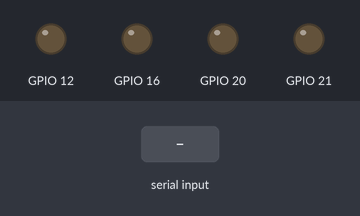
A program run on a simulated Raspberry Pi (BCM pin numbers). On the bench: output pins drawn as LEDs (lit = HIGH). Inputs (shaded band) come from the test bench.

Above: at 1.2 s.
1.3 s: "5\n" received over the second serial link
At 2.5 s:
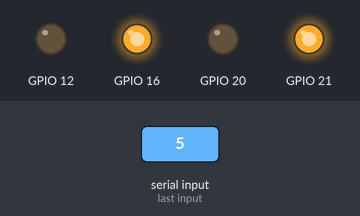
2.8 s: "90\n" received over the second serial link
At 3.6 s:
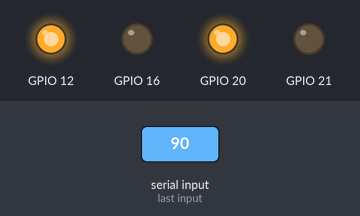
4.3 s: "200\n" received over the second serial link
At 5.5 s:
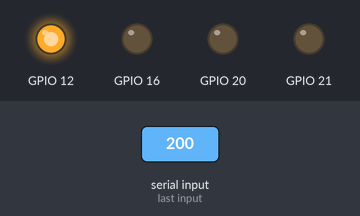
5.8 s: "1\n" received over the second serial link
At 7.0 s:
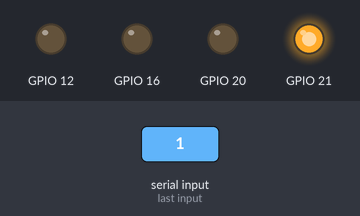
7.3 s: "0\n" received over the second serial link
At 8.0 s:
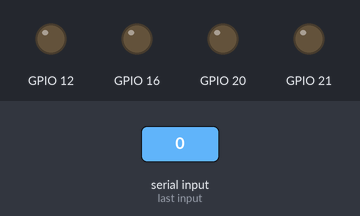
Timing chart, 0 to 9.8 s (numbered marks = the images above; inputs shaded):
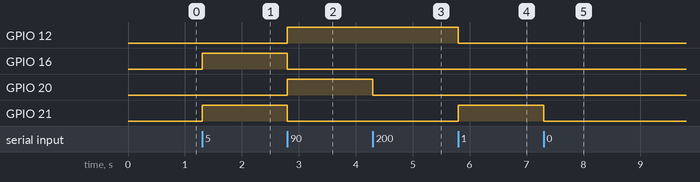

Measured:
- after the input at 1.3 s, GPIO 16, GPIO 21: LOW → HIGH at once
- after the input at 2.8 s, GPIO 12, GPIO 20: LOW → HIGH at once; GPIO 16, GPIO 21: HIGH → LOW at once
- after the input at 4.3 s, GPIO 20: HIGH → LOW at once
- after the input at 5.8 s, GPIO 12: HIGH → LOW at once; GPIO 21: LOW → HIGH at once
- after the input at 7.3 s, GPIO 21: HIGH → LOW at once

The program:

rasppi.py
```python
from pylib.gpio_to_led_mapper import GpioToLedMapper

ARDUINO_NAME = "/dev/ttyACM0"
LEDS = [21, 20, 16, 12]

led_mapper = GpioToLedMapper(*LEDS, transmitterName=ARDUINO_NAME)

while True:
    led_mapper.updateLeds()
```

gpio_to_led_mapper.py
```python
from .receiver import Receiver
from gpiozero import LED

MAX_LEDS = 8

def getDataAsInt(data):
    dec_val = int(data)
    return dec_val

class GpioToLedMapper:
    def __init__(self, *leds, transmitterName, baudrate=9600, timeout=1):
        """
        Initializes a GpioToLedMapper object used to map GPIO pins on the raspberry pi
        to LEDs. This class also handles updating the LED configuration when it is changed.

        Arguments
        ---------
        *leds
            This variadic argument accepts integers that represent the GPIO pins that are
            being mapped to LEDs. Visit https://pinout.xyz/# to learn about the GPIO pinouts.
            The LSB of the data received by this object represents the status (0 - off, 1- on)
            of the first GPIO pin passed in this argument, and the MSB for the last argument.

            Note: A maximum of 8 GPIO pins can be mapped using this class. Any pins exceeding
                  the maximum allowable threshold are discarded.

        str : transmitterName
            The name of the USB communication device that acts as the transmitter.

        int : baudrate (default: 9600)
            The baudrate of the receiving device. Both the transmitter and the receiver
            must run at the same baudrate.

        float : timeout (default: 1)
            Set a read timeout value in seconds.
        """
        led_pins = leds if len(leds) <= MAX_LEDS else leds[:MAX_LEDS]
        self.__leds = []
        for i in range(len(led_pins)):
            self.__leds.append(LED(led_pins[i]))

        self.__numLeds = len(self.__leds)
        self.__led_config = [0] * self.__numLeds
        self.__receiver = Receiver(transmitterName, baudrate, timeout, getDataAsInt)

    def updateLeds(self):
        """
        Waits for new data and updates the LED configuration upon receiving data.

        """
        new_data = self.__receiver.spin_for_data()
        self.__getNewLedConfig(new_data)
        self.__lightLeds()

    def __getNewLedConfig(self, configAsInteger):
        for i in range(self.__numLeds):
            self.__led_config[i] = (configAsInteger >> i) & 1

    def __lightLeds(self):
        for i in range(self.__numLeds):
            if self.__led_config[i]:
                self.__leds[i].on()
            else:
                self.__leds[i].off()
    
```

receiver.py
```python
import serial

class Receiver:
    def __init__(self, transmitterName, baudrate=9600, timeout=1, callback=lambda x: print(x + "\n")):
        """
        Initializes a Receiver object and is used to communicate with a transmitting device and
        handle new data upon receiving it.

        Arguments
        ---------
        str : transmitterName
            The name of the USB communication device that acts as the transmitter.

        int : baudrate (default: 9600)
            The baudrate of the receiving device. Both the transmitter and the receiver
            must run at the same baudrate.

        float : timeout (default: 1)
            Set a read timeout value in seconds.

        callable : callback (default: print)
            Set a callback function that is invoked upon receiving data. The callback
            function must reserve the first parameter for the incoming data. By default,
            the data received is printed to the terminal.

        """
        self.__callback = callback
        self.__ser = serial.Serial(transmitterName, baudrate, timeout=timeout)
        self.__ser.reset_input_buffer()
        self.__latestData = ""

    def spin_for_data(self):
        """
        Busy waits for data to be received. Upon receiving data, the user-specified callback
        is invoked.

        Modifies
        --------
        __latestData
            Updates the latest data read.

        Returns
        -------
        Returns the value, if any, that is retured from the user-specified callback.

        """
        while True:
            if self.__ser.in_waiting > 0:
                data = self.__ser.readline().decode("utf-8").rstrip()
                self.__latestData = data
                return self.__invoke_callback(data)

    def get_latest_data(self):
        """
        Returns
        -------
        str
            Returns a string containing the latest data read.

        """
        return self.__latestData

    def __invoke_callback(self, data):
        """
        Invoke the callback and return its value, if any.

        """
        return self.__callback(data)
```
